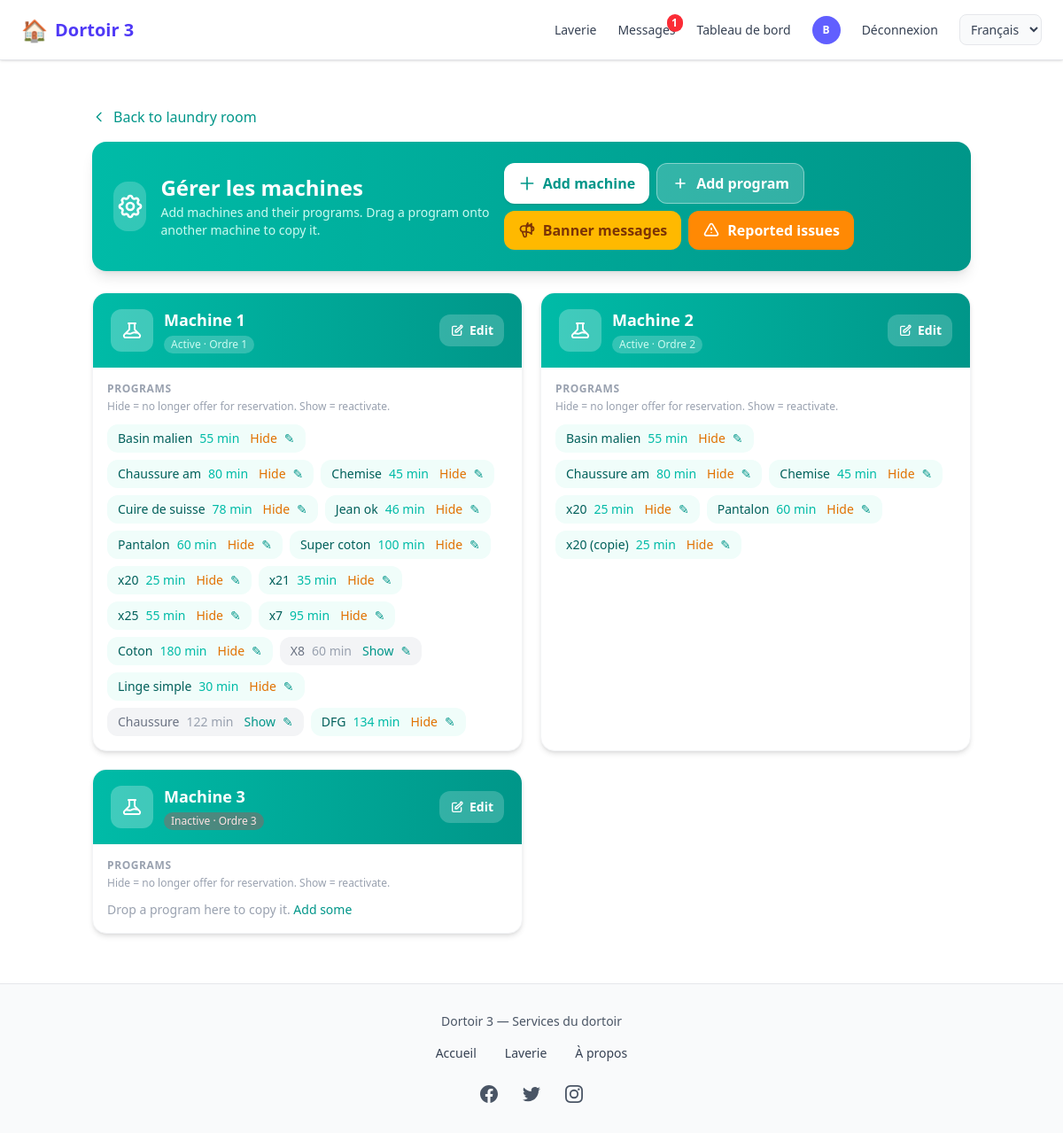
/laverie/agent/machines/ (signed in), run on the app's committed database.
### comptes/models.py (models this page shows, shortened)
class CustomUser(AbstractUser):
    USER_TYPES = (
        ('ADMIN', 'Administrateur'),
        ('client', 'Client'),
        ('vendeur', 'Vendeur'),
        ('coursier', 'Coursier'),
    )
    user_type = models.CharField(max_length=22, choices=USER_TYPES, default="client")
    email = models.EmailField('Adresse email', unique=True,max_length=50)
    telephone = models.CharField(max_length=20, unique=True, blank=True)
    photo = models.ImageField(upload_to=user_photo_upload_to, null=True, blank=True)
    is_premium = models.BooleanField(default=False)
    GENRE = (('masculin', 'Masculin'), ('feminin', 'Féminin'))
    genre = models.CharField(max_length=22, choices=GENRE, null=True, blank=True)
    date_inscription = models.DateField(auto_now_add=True)
    latitude = models.DecimalField(max_digits=9, decimal_places=6, blank=True, null=True)
    longitude = models.DecimalField(max_digits=9, decimal_places=6, blank=True, null=True)
    last_activity = models.DateTimeField(null=True, blank=True, verbose_name="Dernière activité")
    REQUIRED_FIELDS = ['email', 'user_type']

### laverie/models.py (models this page shows, shortened)
class Machine(models.Model):
    nom = models.CharField(max_length=100, help_text="Ex: Machine 1, Lave-linge A")
    ordre = models.PositiveSmallIntegerField(default=0, help_text="Ordre d'affichage")
    active = models.BooleanField(default=True)
    date_creation = models.DateTimeField(auto_now_add=True)
    class Meta:
        ordering = ['ordre', 'nom']

class FonctionMachine(models.Model):
    machine = models.ForeignKey(Machine, on_delete=models.CASCADE, related_name='fonctions')
    nom = models.CharField(max_length=80, help_text="Ex: Coton, Jeans, Délicat")
    duree_minutes = models.PositiveIntegerField(help_text="Durée du cycle en minutes")
    ordre = models.PositiveSmallIntegerField(default=0)
    active = models.BooleanField(default=True)
    class Meta:
        ordering = ['machine', 'ordre', 'nom']
        unique_together = [['machine', 'nom']]

### laverie/views.py (the view)
# urls.py: path('agent/machines/', views.agent_machines, name='agent_machines'),
@login_required
def agent_machines(request):
    if not is_agent(request.user):
        messages.error(request, 'Accès réservé aux agents.')
        return redirect('laverie:accueil')
    machines = Machine.objects.all().prefetch_related('fonctions').order_by('ordre', 'nom')
    return render(request, 'laverie/agent/machines.html', {'machines': machines})

### comptes/context_processors.py (called while the page is built)
def notifications_context(request):
    context = {
        'pending_orders_count': 0,
        'packaged_orders_count': 0,
        'unread_messages_count': 0,
    }
    if request.user.is_authenticated:
        from chat.models import Message, Conversation
        conversations = Conversation.objects.filter(
            Q(participant1=request.user) | Q(participant2=request.user)
        )
        context['unread_messages_count'] = Message.objects.filter(
            Q(conversation__in=conversations) & ~Q(sender=request.user),
            lu=False
        ).count()
    return context

### laverie/models.py (called while the page is built)
    @classmethod
    def marquer_tickets_termines(cls):
        from django.utils import timezone
        now = timezone.now()
        return cls.objects.filter(
            statut__in=('reserve', 'en_cours'),
            fin__lt=now,
        ).update(statut='termine')

    @classmethod
    def marquer_tickets_en_cours(cls):
        from django.utils import timezone
        now = timezone.now()
        return cls.objects.filter(
            statut='reserve',
            debut__lte=now,
            fin__gte=now,
        ).update(statut='en_cours')

### laverie/views.py (called while the page is built)
def is_agent(user):
    return user.is_authenticated and user.user_type == 'ADMIN'

### templates/laverie/agent/machines.html (shortened to what this page needs)
{% extends 'home.html' %}
{% load static %}
{% load i18n %}
{% block contenu %}
<div class="max-w-5xl mx-auto py-4 sm:py-6 px-3 sm:px-4">
    <a href="{% url 'laverie:accueil' %}" class="inline-flex items-center gap-2 text-teal-600 hover:text-teal-700 font-medium mb-4">
        <svg class="w-4 h-4" fill="none" stroke="currentColor" viewBox="0 0 24 24"><path stroke-linecap="round" stroke-linejoin="round" stroke-width="2" d="M15 19l-7-7 7-7"/></svg>
        {% trans "Back to laundry room" %}
    </a>
    <div class="bg-gradient-to-r from-teal-500 to-teal-600 rounded-2xl shadow-lg p-5 sm:p-6 mb-6 text-white">
        <div class="flex flex-col sm:flex-row justify-between items-start sm:items-center gap-4">
            <div class="flex items-center gap-4">
                <div class="w-14 h-14 rounded-2xl bg-white/20 flex items-center justify-center">
                </div>
                <div>
                    <h1 class="text-xl sm:text-2xl font-bold">{% trans "Manage machines" %}</h1>
                    <p class="text-teal-100 text-sm mt-0.5">{% trans "Add machines and their programs. Drag a program onto another machine to copy it." %}</p>
                </div>
            </div>
            <div class="flex flex-wrap gap-2">
                <a href="{% url 'laverie:agent_machine_ajout' %}" class="bg-white text-teal-600 hover:bg-teal-50 px-4 py-2.5 rounded-xl font-semibold transition shadow inline-flex items-center gap-2">
                    <svg class="w-5 h-5" fill="none" stroke="currentColor" viewBox="0 0 24 24"><path stroke-linecap="round" stroke-linejoin="round" stroke-width="2" d="M12 4v16m8-8H4"/></svg>
                    {% trans "Add machine" %}
                </a>
                <a href="{% url 'laverie:agent_fonction_ajout' %}" class="bg-white/20 hover:bg-white/30 text-white border border-white/40 px-4 py-2.5 rounded-xl font-semibold transition inline-flex items-center gap-2">
                    <svg class="w-5 h-5" fill="none" stroke="currentColor" viewBox="0 0 24 24"><path stroke-linecap="round" stroke-linejoin="round" stroke-width="2" d="M12 6v6m0 0v6m0-6h6m-6 0H6"/></svg>
                    {% trans "Add program" %}
                </a>
            <a href="{% url 'laverie:agent_messages' %}" class="bg-amber-400 hover:bg-amber-500 text-amber-900 px-4 py-2.5 rounded-xl font-semibold transition inline-flex items-center gap-2">
                {% trans "Banner messages" %}
            </a>
            <a href="{% url 'signalements:agent_liste' %}" class="bg-orange-400 hover:bg-orange-500 text-white px-4 py-2.5 rounded-xl font-semibold transition inline-flex items-center gap-2">
                <svg class="w-5 h-5" fill="none" stroke="currentColor" viewBox="0 0 24 24"><path stroke-linecap="round" stroke-linejoin="round" stroke-width="2" d="M12 9v2m0 4h.01m-6.938 4h13.856c1.54 0 2.502-1.667 1.732-3L13.732 4c-.77-1.333-2.694-1.333-3.464 0L3.34 16c-.77 1.333.192 3 1.732 3z"/></svg>
                {% trans "Reported issues" %}
            </a>
        </div>
        </div>
    </div>
    {% if machines %}
    <div class="grid gap-5 sm:grid-cols-2">
        {% for m in machines %}
        <article class="machine-drop-zone bg-white rounded-2xl shadow-md border border-gray-100 overflow-hidden transition hover:shadow-lg" data-machine-id="{{ m.pk }}">
            <div class="bg-gradient-to-r from-teal-500 to-teal-600 px-5 py-4">
                <div class="flex items-center justify-between">
                    <div class="flex items-center gap-3">
                        <div class="w-12 h-12 rounded-xl bg-white/25 flex items-center justify-center">
                        </div>
                        <div>
                            <h2 class="text-lg font-bold text-white">{{ m.nom }}</h2>
                            <span class="inline-flex items-center gap-1.5 mt-1 text-xs font-medium {% if m.active %}text-teal-100 bg-white/20{% else %}text-red-100 bg-red-500/30{% endif %} px-2 py-0.5 rounded-full">
                                {% if m.active %}{% trans "Active" %}{% else %}{% trans "Inactive" %}{% endif %} · {% trans "Order" %} {{ m.ordre }}
                            </span>
                        </div>
                    </div>
                    <a href="{% url 'laverie:agent_machine_modifier' m.pk %}" class="bg-white/20 hover:bg-white/30 text-white px-3 py-2 rounded-xl text-sm font-semibold transition inline-flex items-center gap-1.5">
                        <svg class="w-4 h-4" fill="none" stroke="currentColor" viewBox="0 0 24 24"><path stroke-linecap="round" stroke-linejoin="round" stroke-width="2" d="M11 5H6a2 2 0 00-2 2v11a2 2 0 002 2h11a2 2 0 002-2v-5m-1.414-9a2 2 0 112.828 2.828L11.828 15H9v-2.828L18.172 5.172z"/></svg>
                        {% trans "Edit" %}
                    </a>
                </div>
            </div>
            <div class="p-4">
                <p class="text-xs font-semibold text-gray-400 uppercase tracking-wider mb-1">{% trans "Programs" %}</p>
                <p class="text-xs text-gray-400 mb-3">{% trans "Hide = no longer offer for reservation. Show = reactivate." %}</p>
                {% if m.fonctions.all %}
                <ul class="flex flex-wrap gap-2">
                    {% for f in m.fonctions.all %}
                    <li class="fonction-draggable inline-flex items-center gap-2 px-3 py-1.5 rounded-xl text-sm font-medium cursor-grab active:cursor-grabbing {% if f.active %}bg-teal-50 text-teal-800{% else %}bg-gray-100 text-gray-500{% endif %}" draggable="true" data-fonction-id="{{ f.pk }}" data-machine-id="{{ m.pk }}" title="{% trans 'Drag to another machine to copy' %}">
                        <span class="select-none">{{ f.nom }}</span>
                        <span class="{% if f.active %}text-teal-500{% else %}text-gray-400{% endif %}">{{ f.duree_minutes }} {% trans "min" %}</span>
                        {% if f.active %}
                        <a href="{% url 'laverie:agent_fonction_toggle_active' f.pk %}" class="ml-1 text-amber-600 hover:text-amber-700" title="{% trans 'Hide this program' %}">{% trans "Hide" %}</a>
                        {% else %}
                        <a href="{% url 'laverie:agent_fonction_toggle_active' f.pk %}" class="ml-1 text-teal-600 hover:text-teal-700" title="{% trans 'Show this program' %}">{% trans "Show" %}</a>
                        {% endif %}
                        <a href="{% url 'laverie:agent_fonction_modifier' f.pk %}" class="text-teal-600 hover:text-teal-700" title="{% trans 'Edit' %}">&#9998;</a>
                    </li>
                    {% endfor %}
                </ul>
                {% else %}
                <p class="text-gray-400 text-sm">{% trans "Drop a program here to copy it." %} <a href="{% url 'laverie:agent_fonction_ajout' %}" class="text-teal-600 hover:text-teal-700 font-medium">{% trans "Add some" %}</a></p>
                {% endif %}
            </div>
        </article>
        {% endfor %}
    </div>
    {% endif %}
</div>
{% endblock %}

### templates/nav_footer/nav.html (shortened to what this page needs)
{% load static %}
{% load i18n %}
<nav class="hidden md:flex fixed top-0 left-0 w-full z-50 bg-white border-b border-gray-200 shadow-sm">
  <div class="flex items-center justify-between w-full max-w-7xl mx-auto px-6 py-4">
    <a href="{% url 'home' %}"
       class="flex items-center space-x-2 text-indigo-600 text-xl font-semibold hover:opacity-90 transition">
      <span class="text-2xl">🏠</span>
      <span>{% trans "Dortoir 3" %}</span>
    </a>
    <div class="flex items-center space-x-6 text-sm font-medium">
      <a href="{% url 'laverie:accueil' %}"
         class="text-gray-700 hover:text-indigo-500 transition">
        {% trans "Laverie" %}
      </a>
      {% if user.is_authenticated %}
        <a href="{% url 'chat:mes_conversations' %}"
           class="relative text-gray-700 hover:text-indigo-500 transition">
          {% trans "Messages" %}
          {% if unread_messages_count > 0 %}
            <span class="absolute -top-2 -right-2 bg-red-500 text-white text-xs font-bold rounded-full min-w-[18px] h-5 flex items-center justify-center">
              {{ unread_messages_count }}
            </span>
          {% endif %}
        </a>
        {% if user.user_type == 'ADMIN' %}
          <a href="{% url 'dashboard' %}"
             class="text-gray-700 hover:text-indigo-500 transition">
            {% trans "Dashboard" %}
          </a>
        {% endif %}
        <a href="{% url 'profile' %}" class="flex items-center">
          {% if user.photo %}
            <img src="{{ user.photo.url }}"
                 class="w-8 h-8 rounded-full object-cover border">
          {% else %}
            <div class="w-8 h-8 rounded-full bg-indigo-500 flex items-center justify-center text-white text-xs font-bold">
              {{ user.first_name|first|default:user.email|first|upper }}
            </div>
          {% endif %}
        </a>
        <a href="{% url 'logout' %}"
           class="text-gray-700 hover:text-red-500 transition">
          {% trans "Log out" %}
        </a>
      {% else %}
        <a href="{% url 'login' %}"
           class="text-gray-700 hover:text-indigo-500 transition">
          {% trans "Log in" %}
        </a>
      {% endif %}
      <form action="{% url 'set_language' %}" method="post" class="inline" id="lang-form-desktop">
        <select name="language" onchange="this.form.submit()" class="text-sm border border-gray-200 rounded-lg px-2 py-1.5 bg-gray-50 text-gray-700 cursor-pointer">
          {% get_current_language as CURRENT_LANG %}
          {% for code, name in LANGUAGES %}
          <option value="{{ code }}" {% if code == CURRENT_LANG %}selected{% endif %}>{{ name }}</option>
          {% endfor %}
        </select>
      </form>
    </div>
  </div>
</nav>
            {% get_current_language as CURRENT_LANG %}

### data on the page
CustomUser: first_name|first "B"
Machine: nom "Machine 1", ordre "1"
FonctionMachine: nom "Basin malien", duree_minutes "55"
FonctionMachine: nom "Chaussure am", duree_minutes "80"
FonctionMachine: nom "Chemise", duree_minutes "45"
FonctionMachine: nom "Cuire de suisse", duree_minutes "78"
FonctionMachine: nom "Jean ok", duree_minutes "46"
FonctionMachine: nom "Pantalon", duree_minutes "60"
FonctionMachine: nom "Super coton", duree_minutes "100"
FonctionMachine: nom "x20", duree_minutes "25"
FonctionMachine: nom "x21", duree_minutes "35"
FonctionMachine: nom "x25", duree_minutes "55"
FonctionMachine: nom "x7", duree_minutes "95"
FonctionMachine: nom "Coton", duree_minutes "180"
FonctionMachine: nom "X8", duree_minutes "60"
FonctionMachine: nom "Linge simple", duree_minutes "30"
FonctionMachine: nom "Chaussure", duree_minutes "122"
FonctionMachine: nom "DFG", duree_minutes "134"
Machine: nom "Machine 2", ordre "2"
FonctionMachine: nom "Basin malien", duree_minutes "55"
FonctionMachine: nom "Chaussure am", duree_minutes "80"
FonctionMachine: nom "Chemise", duree_minutes "45"
FonctionMachine: nom "x20", duree_minutes "25"
FonctionMachine: nom "Pantalon", duree_minutes "60"
FonctionMachine: nom "x20 (copie)", duree_minutes "25"
Machine: nom "Machine 3", ordre "3"

### other printed values
{{ unread_messages_count }} "1"
form field language "Français"
